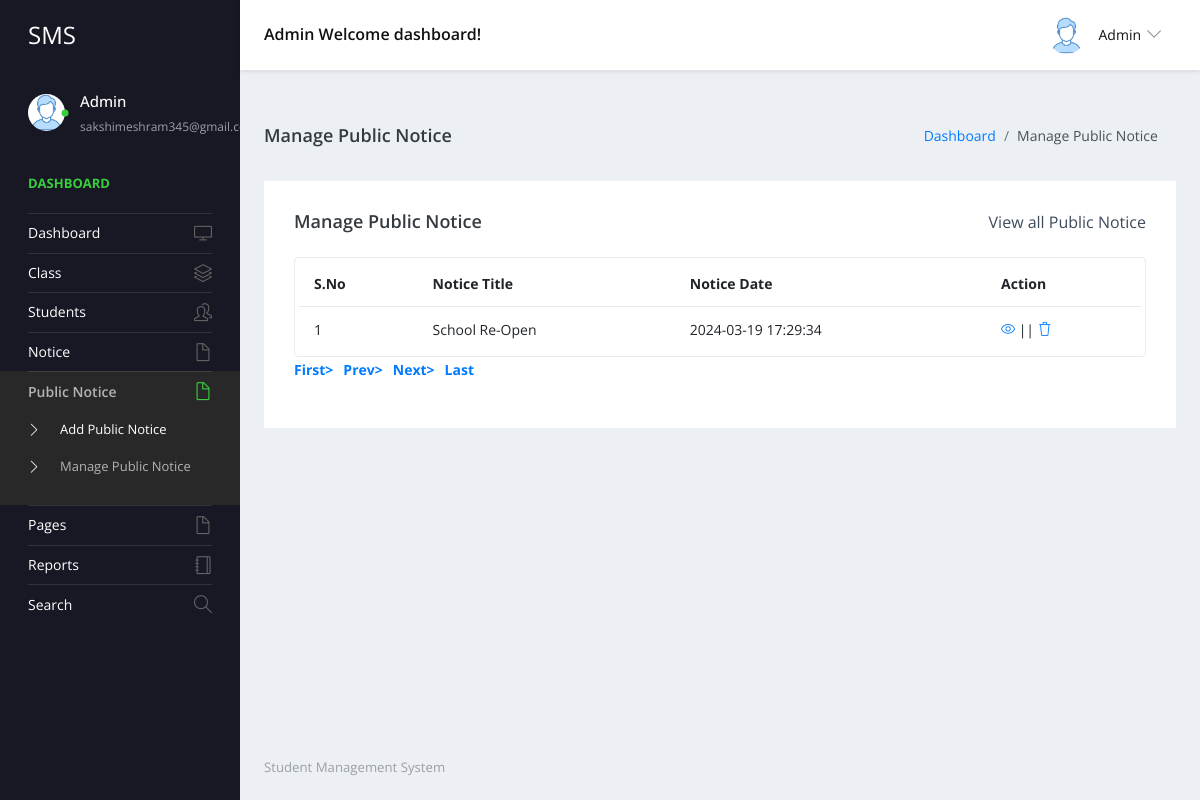
Screenshot of /studentms/admin/manage-public-notice.php (signed in) with the database file from the repository.
### tables this page shows
CREATE TABLE `tblpublicnotice` (
  `ID` int NOT NULL,
  `NoticeTitle` varchar(200) DEFAULT NULL,
  `NoticeMessage` mediumtext,
  `CreationDate` timestamp NULL DEFAULT CURRENT_TIMESTAMP
);

### studentms/admin/manage-public-notice.php (the view, shortened to what this page needs)
<?php
include('includes/dbconnection.php');
if (strlen($_SESSION['sturecmsaid']==0)) {
  header('location:logout.php');
  } else{
?>
<!DOCTYPE html>
<html lang="en">
  <head>
    <link rel="stylesheet" href="vendors/simple-line-icons/css/simple-line-icons.css">
    <link rel="stylesheet" href="vendors/flag-icon-css/css/flag-icon.min.css">
    <link rel="stylesheet" href="vendors/css/vendor.bundle.base.css">
    <link rel="stylesheet" href="./vendors/daterangepicker/daterangepicker.css">
    <link rel="stylesheet" href="./vendors/chartist/chartist.min.css">
    <link rel="stylesheet" href="./css/style.css">
  </head>
  <body>
    <div class="container-scroller">
     <?php include_once('includes/header.php');?>
      <div class="container-fluid page-body-wrapper">
        <?php include_once('includes/sidebar.php');?>
        <div class="main-panel">
          <div class="content-wrapper">
             <div class="page-header">
              <h3 class="page-title"> Manage Public Notice </h3>
              <nav aria-label="breadcrumb">
                <ol class="breadcrumb">
                  <li class="breadcrumb-item"><a href="dashboard.php">Dashboard</a></li>
                  <li class="breadcrumb-item active" aria-current="page"> Manage Public Notice</li>
                </ol>
              </nav>
            </div>
            <div class="row">
              <div class="col-md-12 grid-margin stretch-card">
                <div class="card">
                  <div class="card-body">
                    <div class="d-sm-flex align-items-center mb-4">
                      <h4 class="card-title mb-sm-0">Manage Public Notice</h4>
                      <a href="#" class="text-dark ml-auto mb-3 mb-sm-0"> View all Public Notice</a>
                    </div>
                    <div class="table-responsive border rounded p-1">
                      <table class="table">
                        <thead>
                          <tr>
                            <th class="font-weight-bold">S.No</th>
                            <th class="font-weight-bold">Notice Title</th>
                            <th class="font-weight-bold">Notice Date</th>
                            <th class="font-weight-bold">Action</th>
                          </tr>
                        </thead>
                        <tbody>
                           <?php
                            if (isset($_GET['pageno'])) {
            $pageno = $_GET['pageno'];
        } else {
            $pageno = 1;
        }
        $no_of_records_per_page =15;
       $ret = "SELECT ID FROM tblpublicnotice";
$query1 = $dbh -> prepare($ret);
$query1->execute();
$total_rows=$query1->rowCount();
$total_pages = ceil($total_rows / $no_of_records_per_page);
$sql="SELECT * from tblpublicnotice";
$query = $dbh -> prepare($sql);
$query->execute();
$results=$query->fetchAll(PDO::FETCH_OBJ);
$cnt=1;
if($query->rowCount() > 0)
{
foreach($results as $row)
{               ?>
                          <tr>
                            <td><?php echo htmlentities($cnt);?></td>
                            <td><?php  echo htmlentities($row->NoticeTitle);?></td>
                            <td><?php  echo htmlentities($row->CreationDate);?></td>
                            <td>
                              <div><a href="edit-public-notice-detail.php?editid=<?php echo htmlentities ($row->ID);?>"><i class="icon-eye"></i></a>
                                                || <a href="manage-public-notice.php?delid=<?php echo ($row->ID);?>" onclick="return confirm('Do you really want to Delete ?');"> <i class="icon-trash"></i></a></div>
                            </td>
                          </tr><?php $cnt=$cnt+1;}} ?>
                        </tbody>
                      </table>
                    </div>
                    <div align="left">
    <ul class="pagination" >
        <li><a href="?pageno=1"><strong>First></strong></a></li>
        <li class="<?php if($pageno <= 1){ echo 'disabled'; } ?>">
            <a href="<?php if($pageno <= 1){ echo '#'; } else { echo "?pageno=".($pageno - 1); } ?>"><strong style="padding-left: 10px">Prev></strong></a>
        </li>
        <li class="<?php if($pageno >= $total_pages){ echo 'disabled'; } ?>">
            <a href="<?php if($pageno >= $total_pages){ echo '#'; } else { echo "?pageno=".($pageno + 1); } ?>"><strong style="padding-left: 10px">Next></strong></a>
        </li>
        <li><a href="?pageno=<?php echo $total_pages; ?>"><strong style="padding-left: 10px">Last</strong></a></li>
    </ul>
</div>
                  </div>
                </div>
              </div>
            </div>
          </div>
         <?php include_once('includes/footer.php');?>
        </div>
      </div>
    </div>
  </body>
</html><?php }  ?>

### studentms/admin/includes/header.php (shortened to what this page needs)
 <nav class="navbar default-layout-navbar col-lg-12 col-12 p-0 fixed-top d-flex flex-row">
        <div class="navbar-brand-wrapper d-flex align-items-center">
          <a class="navbar-brand brand-logo" href="dashboard.php">
            <strong style="color: white;">SMS</strong>
          </a>
        </div><?php
         $aid= $_SESSION['sturecmsaid'];
$sql="SELECT * from tbladmin where ID=:aid";
$query = $dbh -> prepare($sql);
$query->bindParam(':aid',$aid,PDO::PARAM_STR);
$query->execute();
$results=$query->fetchAll(PDO::FETCH_OBJ);
$cnt=1;
if($query->rowCount() > 0)
{
foreach($results as $row)
{               ?>
        <div class="navbar-menu-wrapper d-flex align-items-center flex-grow-1">
          <h5 class="mb-0 font-weight-medium d-none d-lg-flex"><?php  echo htmlentities($row->AdminName);?> Welcome dashboard!</h5>
          <ul class="navbar-nav navbar-nav-right ml-auto">
            <li class="nav-item dropdown d-none d-xl-inline-flex user-dropdown">
              <a class="nav-link dropdown-toggle" id="UserDropdown" href="#" data-toggle="dropdown" aria-expanded="false">
                <img class="img-xs rounded-circle ml-2" src="images/faces/face8.jpg" alt="Profile image"> <span class="font-weight-normal"> <?php  echo htmlentities($row->AdminName);?> </span></a>
                <?php $cnt=$cnt+1;}} ?>
            </li>
          </ul>
        </div>
      </nav>

### studentms/admin/includes/sidebar.php (shortened to what this page needs)
<nav class="sidebar sidebar-offcanvas" id="sidebar">
          <ul class="nav">
            <li class="nav-item nav-profile">
              <a href="#" class="nav-link">
                <div class="profile-image">
                  <img class="img-xs rounded-circle" src="images/faces/face8.jpg" alt="profile image">
                  <div class="dot-indicator bg-success"></div>
                </div>
                <div class="text-wrapper">
                  <?php
         $aid= $_SESSION['sturecmsaid'];
$sql="SELECT * from tbladmin where ID=:aid";
$query = $dbh -> prepare($sql);
$query->bindParam(':aid',$aid,PDO::PARAM_STR);
$query->execute();
$results=$query->fetchAll(PDO::FETCH_OBJ);
$cnt=1;
if($query->rowCount() > 0)
{
foreach($results as $row)
{               ?>
                  <p class="profile-name"><?php  echo htmlentities($row->AdminName);?></p>
                  <p class="designation"><?php  echo htmlentities($row->Email);?></p><?php $cnt=$cnt+1;}} ?>
                </div>
              </a>
            </li>
            <li class="nav-item nav-category">
              <span class="nav-link">Dashboard</span>
            </li>
            <li class="nav-item">
              <a class="nav-link" href="dashboard.php">
                <span class="menu-title">Dashboard</span>
                <i class="icon-screen-desktop menu-icon"></i>
              </a>
            </li>
            <li class="nav-item">
              <a class="nav-link" data-toggle="collapse" href="#ui-basic" aria-expanded="false" aria-controls="ui-basic">
                <span class="menu-title">Class</span>
                <i class="icon-layers menu-icon"></i>
              </a>
            </li>
            <li class="nav-item">
              <a class="nav-link" data-toggle="collapse" href="#ui-basic1" aria-expanded="false" aria-controls="ui-basic1">
                <span class="menu-title">Students</span>
                <i class="icon-people menu-icon"></i>
              </a>
            </li>
            <li class="nav-item">
              <a class="nav-link" data-toggle="collapse" href="#auth" aria-expanded="false" aria-controls="auth">
                <span class="menu-title">Notice</span>
                <i class="icon-doc menu-icon"></i>
              </a>
            </li>
            <li class="nav-item">
              <a class="nav-link" data-toggle="collapse" href="#auth1" aria-expanded="false" aria-controls="auth">
                <span class="menu-title">Public Notice</span>
                <i class="icon-doc menu-icon"></i>
              </a>
              <div class="collapse" id="auth1">
                <ul class="nav flex-column sub-menu">
                  <li class="nav-item"> <a class="nav-link" href="add-public-notice.php"> Add Public Notice </a></li>
                  <li class="nav-item"> <a class="nav-link" href="manage-public-notice.php"> Manage Public Notice </a></li>
                </ul>
              </div>
              <li class="nav-item">
              <a class="nav-link" data-toggle="collapse" href="#auth2" aria-expanded="false" aria-controls="auth">
                <span class="menu-title">Pages</span>
                <i class="icon-doc menu-icon"></i>
              </a>
            </li>
              <li class="nav-item">
              <a class="nav-link" href="between-dates-reports.php">
                <span class="menu-title">Reports</span>
                <i class="icon-notebook menu-icon"></i>
              </a>
            </li>
            <li class="nav-item">
              <a class="nav-link" href="search.php">
                <span class="menu-title">Search</span>
                <i class="icon-magnifier menu-icon"></i>
              </a>
            </li>
            </li>
          </ul>
        </nav>

### rows the page displays
tblpublicnotice: NoticeTitle "School Re-Open", CreationDate "2024-03-19 17:29:34"

### other values shown
$row->AdminName "Admin"
